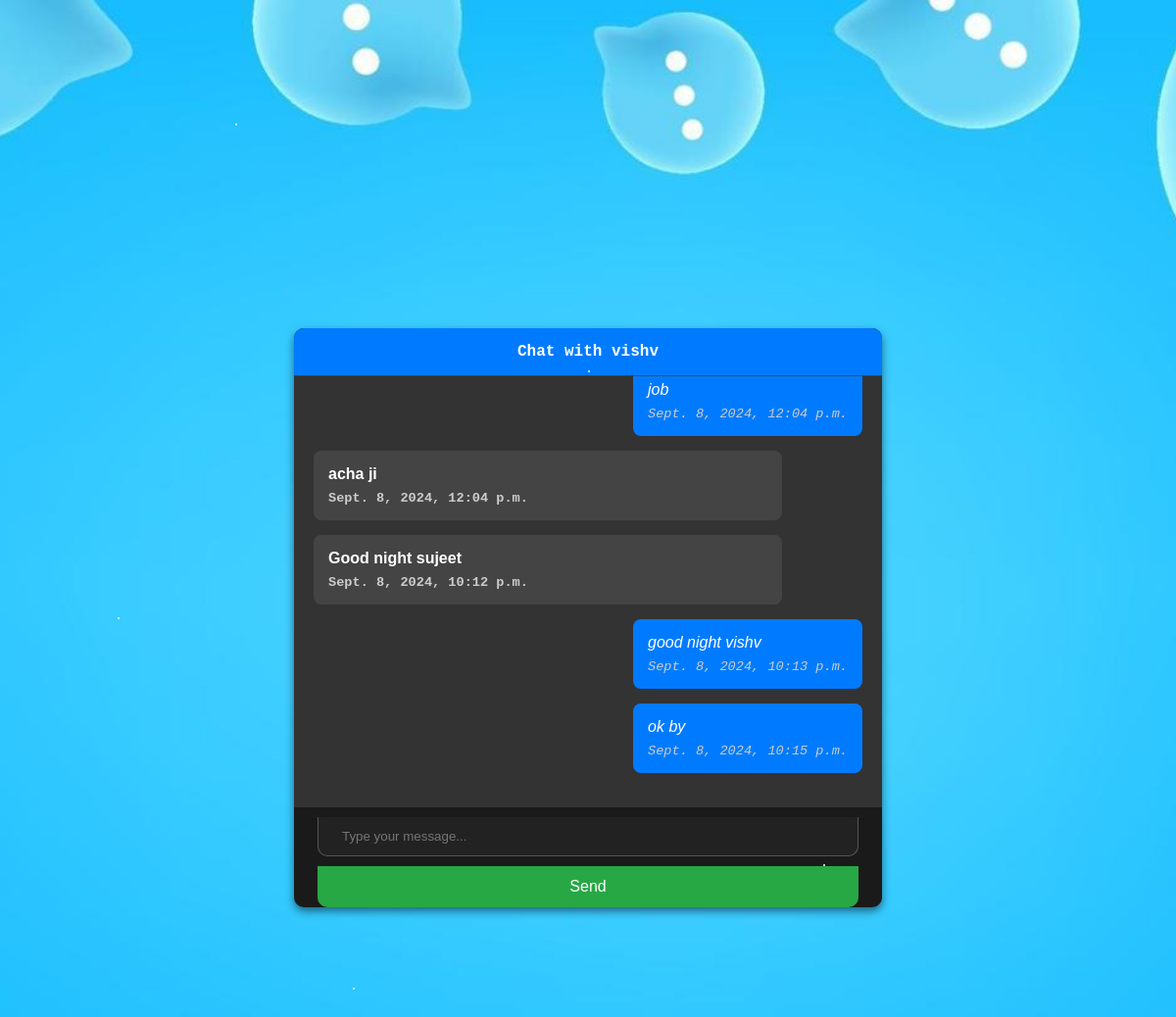
/c-chats/1/ (signed in), run on the app's committed database.
### authentication/models.py (models this page shows)
class User(models.Model):
    GENDER_CHOICES = [
        ('M', 'Male'),
        ('F', 'Female'),
        ('O', 'Other'),
    ]
    id = models.AutoField(primary_key=True)
    created_at = models.DateTimeField(default=timezone.now)
    first_name = models.CharField(max_length=255)
    last_name = models.CharField(max_length=255)
    email = models.EmailField(unique=True)
    mobile_number = models.CharField(max_length=15, unique=True)
    password = models.CharField(max_length=128)
    age = models.PositiveIntegerField()
    gender = models.CharField(max_length=10, choices=GENDER_CHOICES)
    reference = models.CharField(max_length=255, blank=True, null=True)
    otp = models.CharField(max_length=6, blank=True, null=True)
    notifi_count = models.IntegerField(default=0)
    def __str__(self):
        return self.first_name  # String representation of the model
    class Meta:
        db_table = 'user'  # Custom table name (optional)
        verbose_name = 'User'
        verbose_name_plural = 'Users'

### chat/models.py (models this page shows, shortened)
class Message(models.Model):
    chat = models.ForeignKey(Chat, related_name='messages', on_delete=models.CASCADE)
    sender = models.ForeignKey(User, on_delete=models.CASCADE)
    content = models.TextField()
    timestamp = models.DateTimeField(auto_now_add=True)

### chat/views.py (the view)
# urls.py: path('chats/<int:request_user_id>/', views.chat_view, name='chat-view'),
def chat_view(request, request_user_id):
    request_user = get_object_or_404(User, id=request_user_id)
    logged_user_id = request.session.get('user_id', None)
    logged_user = get_object_or_404(User, id=logged_user_id)
    chat = get_or_create_chat(logged_user, request_user)
    messages = chat.messages.order_by('-timestamp')[:50]  # Load last 50 messages
    context = {
        'request_user': request_user,
        'current_user': logged_user,
        'messages': messages,
        'chat_id': chat.id,
    }
    return render(request, 'chat_room.html', context)

### chat/views.py (called while the page is built)
def get_or_create_chat(user1, user2):
    print(user1, user2)
    chat, created = Chat.objects.get_or_create(user1=user1, user2=user2)
    if not created:
        chat, created = Chat.objects.get_or_create(user1=user2, user2=user1)
    return chat

### templates/chat_room.html (shortened to what this page needs)
<!DOCTYPE html>
{% load static %}
<html lang="en">
<head>
</head>
<body>
<div class="chat-wrapper">
    <div class="star" style="top: 10%; left: 20%; animation-duration: 1s;"></div>
    <div class="star" style="top: 30%; left: 50%; animation-duration: 2s;"></div>
    <div class="star" style="top: 70%; left: 70%; animation-duration: 1.5s;"></div>
    <div class="star" style="top: 50%; left: 10%; animation-duration: 2.5s;"></div>
    <div class="star" style="top: 80%; left: 30%; animation-duration: 3s;"></div>
    <div class="chat-container">
        <div class="chat-header">
            Chat with {{ request_user.first_name }}
        </div>
        <div class="chat-messages" id="chat-messages">
            {% for message in messages %}
                <div class="message {% if message.sender == current_user %}sent{% else %}received{% endif %}" data-message-timestamp="{{ message.timestamp }}">
                    {{ message.content }} <br>
                    <small>{{ message.timestamp }}</small>
                </div>
            {% endfor %}
        </div>
        <form id="chat-form">
            <input type="text" id="message-input" class="chat-input" placeholder="Type your message..." autocomplete="off">
            <button type="submit">Send</button>
        </form>
    </div>
</div>
</body>
</html>

### data on the page
User: first_name "vishv"
Message: content "ok by", timestamp "Sept. 8, 2024, 10:15 p.m."
Message: content "good night vishv", timestamp "Sept. 8, 2024, 10:13 p.m."
Message: content "Good night sujeet", timestamp "Sept. 8, 2024, 10:12 p.m."
Message: content "acha ji", timestamp "Sept. 8, 2024, 12:04 p.m."
Message: content "job", timestamp "Sept. 8, 2024, 12:04 p.m."
